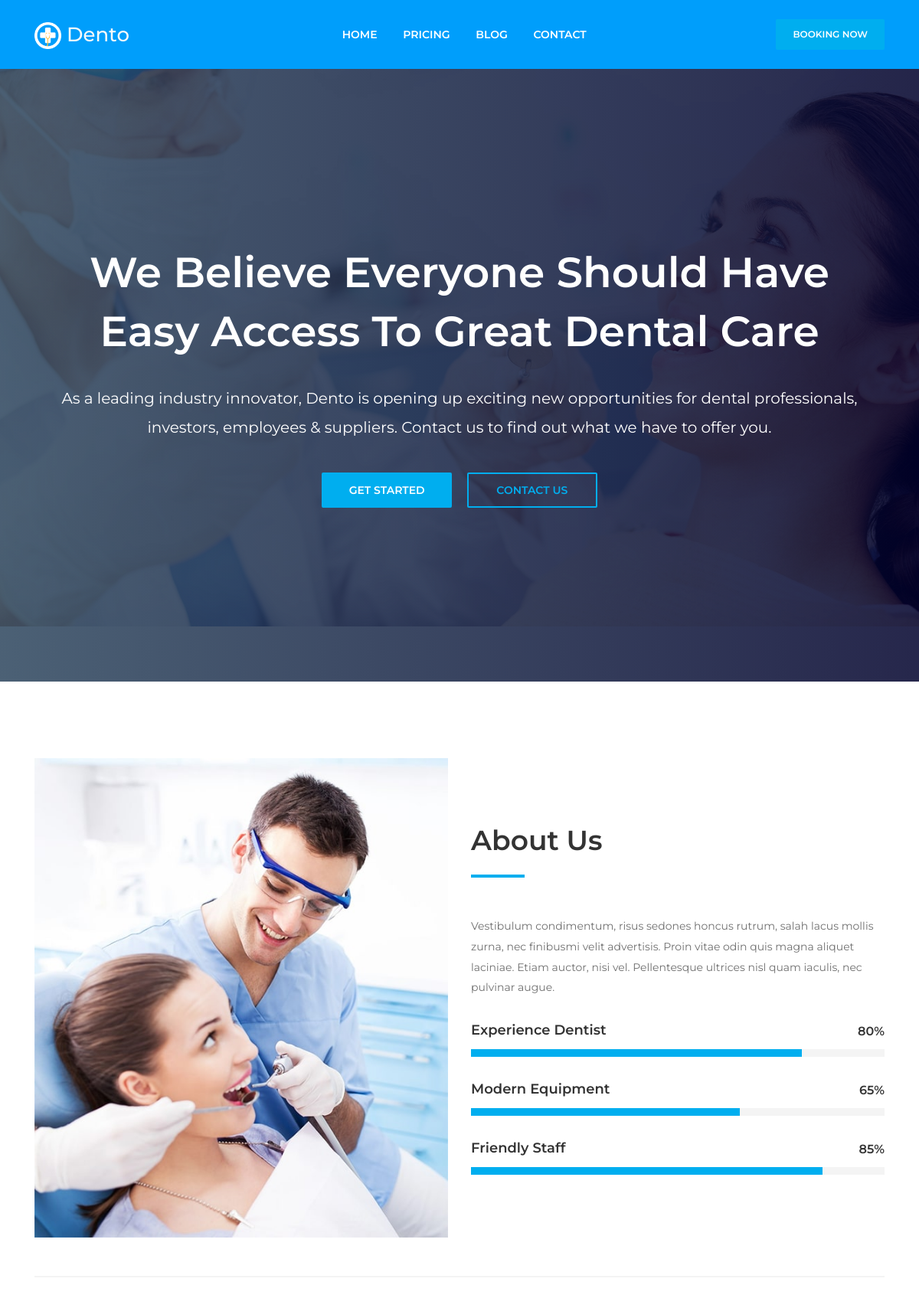
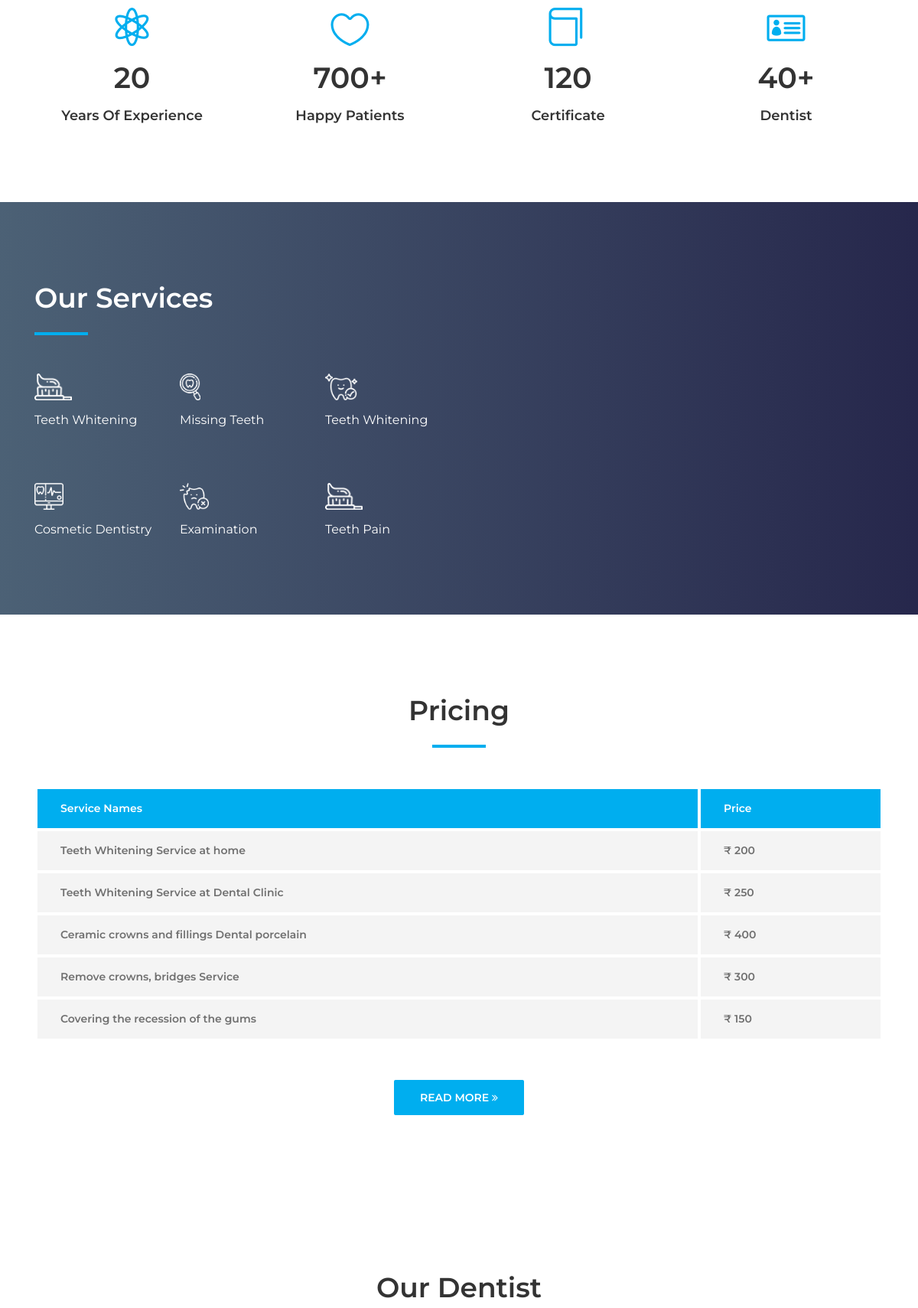
The page / (upper part) on the database its author committed (2 pictures, top to bottom).
### website/models.py (models this page shows, shortened)
class Pricing(models.Model):
    title = models.CharField(max_length=100)
    price = models.IntegerField()
    created_at = models.DateTimeField(auto_now_add=True)
    updated_at = models.DateTimeField(auto_now=True)
    class Meta:
        ordering = ('created_at',)

### website/views.py (the view)
# urls.py: 2. Add a URL to urlpatterns:  path('', views.home, name='home')
def home(request):
    doctor_list = DoctorModel.objects.filter(status='active')
    pricing = Pricing.objects.all().order_by('created_at')[:5]
    return render(request,'home.html',{'doctor_list':doctor_list,'pricing':pricing})

### website/models.py (called while the page is built)
    def get_queryset(self):
        return super(PublishedManager,self).get_queryset().filter(status='published')

    def get_absolute_url(self):
        return reverse('website:post_detail',args=[self.publish.year,self.publish.month,self.publish.day, self.slug])

### website/templatetags/blog_tags.py (called while the page is built)
@register.filter()
@stringfilter
def markdown(value):
    return md.markdown(value, extensions=['markdown.extensions.fenced_code'])

@register.inclusion_tag('latest_posts.html')
def show_latest_posts(count=5):
    latest_posts = Blog.published.order_by('-publish')[:count]
    return {'latest_posts': latest_posts}

### website/templates/home.html (shortened to what this page needs)
 {% extends "base.html" %} {% block content %}{% load static %}{% load blog_tags %}
<section class="welcome-area">
    <div class="welcome-slides owl-carousel">
        <div class="welcome-welcome-slide bg-img bg-gradient-overlay jarallax" style="background-image: url({% static 'website/img/bg-img/1.jpg' %});">
            <div class="container h-100">
                <div class="row h-100 align-items-center">
                    <div class="col-12">
                        <div class="welcome-text text-center">
                            <h2 data-animation="fadeInUp" data-delay="100ms">We Believe Everyone Should Have Easy Access To Great Dental Care</h2>
                            <p data-animation="fadeInUp" data-delay="300ms">As a leading industry innovator, Dento is opening up exciting new opportunities for dental professionals, investors, employees & suppliers. Contact us to find out what we have to offer you.</p>
                            <div class="welcome-btn-group">
                                <a href="#" class="btn dento-btn mx-2" data-animation="fadeInUp" data-delay="500ms">Get Started</a>
                                <a href="#" class="btn dento-btn mx-2 active" data-animation="fadeInUp" data-delay="700ms">Contact Us</a>
                            </div>
                        </div>
                    </div>
                </div>
            </div>
        </div>
    </div>
</section>
<section class="dento-about-us-area section-padding-100-0">
    <div class="container">
        <div class="row align-items-center">
            <div class="col-12 col-md-6">
                <div class="about-us-thumbnail mb-50">
                    <img src="{% static 'website/img/bg-img/15.jpg' %}" alt="">
                </div>
            </div>
            <div class="col-12 col-md-6">
                <div class="about-us-content mb-50">
                    <div class="section-heading">
                        <h2>About Us</h2>
                        <div class="line"></div>
                    </div>
                    <p>Vestibulum condimentum, risus sedones honcus rutrum, salah lacus mollis zurna, nec finibusmi velit advertisis. Proin vitae odin quis magna aliquet laciniae. Etiam auctor, nisi vel. Pellentesque ultrices nisl quam iaculis, nec pulvinar
                        augue.
                    </p>
                    <div class="single-skills-area mt-30">
                        <h6>Experience Dentist</h6>
                        <div id="bar1" class="barfiller">
                            <span class="tip"></span>
                            <span class="fill" data-percentage="80"></span>
                        </div>
                    </div>
                    <div class="single-skills-area mt-30">
                        <h6>Modern Equipment</h6>
                        <div id="bar2" class="barfiller">
                            <span class="tip"></span>
                            <span class="fill" data-percentage="65"></span>
                        </div>
                    </div>
                    <div class="single-skills-area mt-30">
                        <h6>Friendly Staff</h6>
                        <div id="bar3" class="barfiller">
                            <span class="tip"></span>
                            <span class="fill" data-percentage="85"></span>
                        </div>
                    </div>
                </div>
            </div>
        </div>
    </div>
</section>
<div class="container">
    <div class="dento-border clearfix"></div>
</div>
<section class="dento-cta-area">
    <div class="container">
        <div class="row">
            <div class="col-12 col-sm-6 col-lg-3">
                <div class="single-cta text-center mt-50 mb-100">
                    <i class="icon_genius"></i>
                    <h2><span class="counter">20</span></h2>
                    <h5>Years Of Experience</h5>
                </div>
            </div>
            <div class="col-12 col-sm-6 col-lg-3">
                <div class="single-cta text-center mt-50 mb-100">
                    <i class="icon_heart_alt"></i>
                    <h2><span class="counter">700</span>+</h2>
                    <h5>Happy Patients</h5>
                </div>
            </div>
            <div class="col-12 col-sm-6 col-lg-3">
                <div class="single-cta text-center mt-50 mb-100">
                    <i class="icon_book_alt"></i>
                    <h2><span class="counter">120</span></h2>
                    <h5>Certificate</h5>
                </div>
            </div>
            <div class="col-12 col-sm-6 col-lg-3">
                <div class="single-cta text-center mt-50 mb-100">
                    <i class="icon_id"></i>
                    <h2><span class="counter">40</span>+</h2>
                    <h5>Dentist</h5>
                </div>
            </div>
        </div>
    </div>
</section>
<section class="dento-service-area section-padding-100-0 bg-img bg-gradient-overlay jarallax clearfix" style="background-image: url(  {% static 'website/img/bg-img/13.jpg' %});">
    <div class="container">
        <div class="row align-items-center">
            <div class="col-12 col-lg-6">
                <div class="service-content mb-30">
                    <div class="section-heading white">
                        <h2>Our Services</h2>
                        <div class="line"></div>
                    </div>
                    <div class="row">
                        <div class="col-6 col-md-4">
                            <div class="single-service mb-70">
                                <img src="{% static 'website/img/core-img/s1.png' %}" alt="">
                                <h6>Teeth Whitening</h6>
                            </div>
                        </div>
                        <div class="col-6 col-md-4">
                            <div class="single-service mb-70">
                                <img src=" {% static 'website/img/core-img/s2.png' %}" alt="">
                                <h6>Missing Teeth</h6>
                            </div>
                        </div>
                        <div class="col-6 col-md-4">
                            <div class="single-service mb-70">
                                <img src=" {% static 'website/img/core-img/s3.png' %}" alt="">
                                <h6>Teeth Whitening</h6>
                            </div>
                        </div>
                        <div class="col-6 col-md-4">
                            <div class="single-service mb-70">
                                <img src="{% static 'website/img/core-img/s4.png' %}" alt="">
                                <h6>Cosmetic Dentistry</h6>
                            </div>
                        </div>
                        <div class="col-6 col-md-4">
                            <div class="single-service mb-70">
                                <img src="{% static 'website/img/core-img/s5.png' %}" alt="">
                                <h6>Examination</h6>
                            </div>
                        </div>
                        <div class="col-6 col-md-4">
                            <div class="single-service mb-70">
                                <img src="{% static 'website/img/core-img/s1.png' %}" alt="">
                                <h6>Teeth Pain</h6>
                            </div>
                        </div>
                    </div>
                </div>
            </div>
            <div class="col-12 col-lg-6">
                <div class="dento-video-area mb-100">
                    <iframe width="560" height="315" src="https://www.youtube-nocookie.com/embed/3wvVrkMKim8" title="YouTube video player" frameborder="0" allow="accelerometer; autoplay; clipboard-write; encrypted-media; gyroscope; picture-in-picture" allowfullscreen></iframe>
                </div>
            </div>
        </div>
    </div>
</section>
<section class="dento-pricing-table-area section-padding-100">
    <div class="container">
        <div class="row">
            <div class="col-12">
                <div class="section-heading text-center">
                    <h2>Pricing</h2>
                    <div class="line"></div>
                </div>
            </div>
        </div>
        <div class="row">
            <div class="col-12">
                <div class="dento-price-table table-responsive">
                    <table class="table table-borderless mb-0">
                        <thead>
                            <tr>
                                <th scope="col">Service Names</th>
                                <th scope="col">Price</th>
                            </tr>
                        </thead>
                        <tbody>
                            {% for pric_obj in pricing %}
                            <tr>
                                <th scope="row">{{pric_obj.title}}</th>
                                <td>₹ {{pric_obj.price}}</td>
                            </tr>
                            {% endfor %}
                        </tbody>
                    </table>
                </div>
            </div>
            <div class="col-12">
                <div class="more-btn text-center mt-50">
                    <a href="/pricing/" class="btn dento-btn">Read More <i class="fa fa-angle-double-right"></i></a>
                </div>
            </div>
        </div>
    </div>
</section>
<section class="dentist-area section-padding-100-0">
    <div class="container">
        <div class="row">
            <div class="col-12">
                <div class="section-heading text-center">
                    <h2>Our Dentist</h2>
                </div>
            </div>
        </div>
    </div>
</section>
{% show_latest_posts 3 %} {% endblock %}

### static/website/css/style.css (style rules this page uses)
* { margin: 0; padding: 0; }
body { font-family: "Montserrat", sans-serif; font-weight: 400; font-size: 14px; }
h1, h2, h3, h4, h5, h6 { font-family: "Montserrat", sans-serif; color: #333333; line-height: 1.4; font-weight: 600; }
a, a:active, a:focus, a:hover { color: #333333; text-decoration: none; -webkit-transition-duration: 500ms; -o-transition-duration: 500ms; transition-duration: 500ms; outline: none; }
p { line-height: 1.9; color: #707070; font-size: 14px; font-weight: 400; }
img { max-width: 100%; height: auto; }
.bg-gradient-overlay { position: relative; z-index: 1; }
.bg-gradient-overlay::after { position: absolute; content: ""; height: 100%; width: 100%; top: 0; left: 0; z-index: -1; background: #2c455d; background: -webkit-linear-gradient(to right, #2c455d, #00012c); background: linear-gradient(to right, #2c455d, #00012c); opacity: 0.85; }
.bg-img { background-position: center center; background-size: cover; background-repeat: no-repeat; }
.jarallax { position: relative; z-index: 0; }
.mt-30 { margin-top: 30px; }
.mt-50 { margin-top: 50px; }
.mb-30 { margin-bottom: 30px; }
.mb-50 { margin-bottom: 50px; }
.mb-70 { margin-bottom: 70px; }
.mb-100 { margin-bottom: 100px; }
.section-padding-100 { padding-top: 100px; padding-bottom: 100px; }
.section-padding-100-0 { padding-top: 100px; padding-bottom: 0; }
.section-heading { position: relative; z-index: 1; margin-bottom: 50px; }
.section-heading h2 { font-size: 36px; text-transform: capitalize; margin-bottom: 20px; }
.section-heading .line { width: 70px; height: 4px; background-color: #00aeef; }
.section-heading.text-center .line { margin: 0 auto; }
.section-heading.white h2 { color: #ffffff; }
.dento-btn { position: relative; z-index: 1; min-width: 170px; height: 46px; line-height: 42px; font-size: 14px; font-weight: 600; display: inline-block; padding: 0 20px; text-align: center; text-transform: uppercase; color: #ffffff; border-radius: 2px; background-color: #00aeef; -webkit-transition: all 500ms; -o-transition: all 500ms; transition: all 500ms; border: 2px solid #00aeef; }
.dento-btn.active, .dento-btn:focus, .dento-btn:hover { box-shadow: none; background-color: transparent; color: #00aeef; }
.welcome-welcome-slide { position: relative; z-index: 2; width: 100%; height: 800px; }
.welcome-text { position: relative; z-index: 1; }
.welcome-text h2 { font-size: 55px; color: #ffffff; margin-bottom: 30px; display: block; text-transform: capitalize; }
.welcome-text p { font-size: 20px; color: #ffffff; margin-bottom: 40px; }
.dento-pricing-table-area { position: relative; z-index: 1; }
.dento-price-table { position: relative; z-index: 1; }
.dento-price-table table thead tr>td, .dento-price-table table thead tr>th { background-color: #00aeef; color: #ffffff; }
.dento-price-table table tr>td, .dento-price-table table tr>th { padding: 15px 30px; border-radius: 3px; border: 4px solid #ffffff; background-color: #f4f4f4; font-weight: 600; color: #707070; }
.single-service { position: relative; z-index: 1; }
.single-service img { display: block; margin-bottom: 15px; max-height: 35px; }
.single-service h6 { color: #ffffff; -webkit-transition-duration: 500ms; -o-transition-duration: 500ms; transition-duration: 500ms; margin-bottom: 0; font-weight: 400; }
.dento-video-area { position: relative; z-index: 1; }
.single-skills-area { position: relative; z-index: 1; }
.single-skills-area h6 { font-size: 18px; display: block; margin-bottom: 12px; }
.dento-border { position: relative; z-index: 1; width: 100%; height: 2px; background-color: #f4f4f4; }
.dento-cta-area { position: relative; z-index: 1; }
.single-cta { position: relative; z-index: 1; }
.single-cta i { font-size: 50px; color: #00aeef; margin-bottom: 15px; display: block; }
.single-cta h2 { font-size: 38px; display: block; margin-bottom: 10px; }
.single-cta h5 { margin-bottom: 0; font-size: 18px; }
.barfiller { width: 100%; height: 10px; background-color: #f4f4f4; border: none; position: relative; z-index: 1; }
.barfiller .fill { display: block; position: relative; width: 0; height: 100%; background: #333; z-index: 1; }
.barfiller .tip { margin-top: -35px; padding: 0; font-size: 16px; color: #333333; font-weight: 600; left: 0; position: absolute; z-index: 2; background: transparent; right: 0; text-align: right; }
.barfiller .tip::after { display: none; }

### rows shown on the page
Pricing: title "Teeth Whitening Service at home", price "200"
Pricing: title "Teeth Whitening Service at Dental Clinic", price "250"
Pricing: title "Ceramic crowns and fillings Dental porcelain", price "400"
Pricing: title "Remove crowns, bridges Service", price "300"
Pricing: title "Covering the recession of the gums", price "150"
